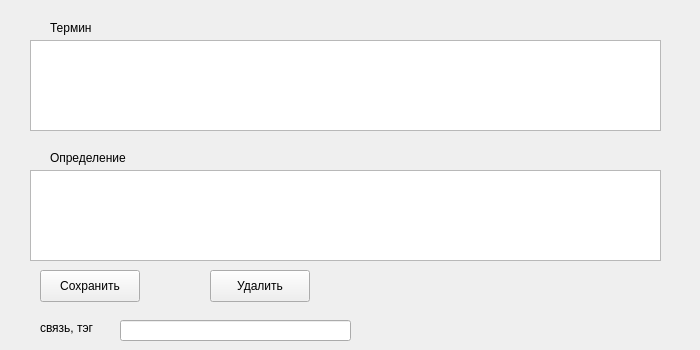
<?xml version="1.0" encoding="UTF-8"?>
<ui version="4.0">
 <class>Form</class>
 <widget class="QWidget" name="Form">
  <property name="geometry">
   <rect>
    <x>0</x>
    <y>0</y>
    <width>700</width>
    <height>350</height>
   </rect>
  </property>
  <property name="windowTitle">
   <string>Form</string>
  </property>
  <widget class="QTextEdit" name="textEdit">
   <property name="geometry">
    <rect>
     <x>30</x>
     <y>40</y>
     <width>631</width>
     <height>91</height>
    </rect>
   </property>
  </widget>
  <widget class="QTextEdit" name="textEdit_2">
   <property name="geometry">
    <rect>
     <x>30</x>
     <y>170</y>
     <width>631</width>
     <height>91</height>
    </rect>
   </property>
  </widget>
  <widget class="QPushButton" name="pushButton">
   <property name="geometry">
    <rect>
     <x>40</x>
     <y>270</y>
     <width>100</width>
     <height>32</height>
    </rect>
   </property>
   <property name="text">
    <string>Сохранить</string>
   </property>
  </widget>
  <widget class="QLabel" name="label">
   <property name="geometry">
    <rect>
     <x>50</x>
     <y>20</y>
     <width>58</width>
     <height>16</height>
    </rect>
   </property>
   <property name="text">
    <string>Термин</string>
   </property>
  </widget>
  <widget class="QLabel" name="label_2">
   <property name="geometry">
    <rect>
     <x>50</x>
     <y>150</y>
     <width>91</width>
     <height>16</height>
    </rect>
   </property>
   <property name="text">
    <string>Определение</string>
   </property>
  </widget>
  <widget class="QLineEdit" name="lineEdit">
   <property name="geometry">
    <rect>
     <x>120</x>
     <y>320</y>
     <width>231</width>
     <height>21</height>
    </rect>
   </property>
  </widget>
  <widget class="QLabel" name="label_3">
   <property name="geometry">
    <rect>
     <x>40</x>
     <y>320</y>
     <width>91</width>
     <height>16</height>
    </rect>
   </property>
   <property name="text">
    <string>связь, тэг</string>
   </property>
  </widget>
  <widget class="QPushButton" name="pushButton_9">
   <property name="geometry">
    <rect>
     <x>210</x>
     <y>270</y>
     <width>100</width>
     <height>32</height>
    </rect>
   </property>
   <property name="text">
    <string>Удалить</string>
   </property>
  </widget>
 </widget>
 <resources/>
 <connections/>
</ui>
